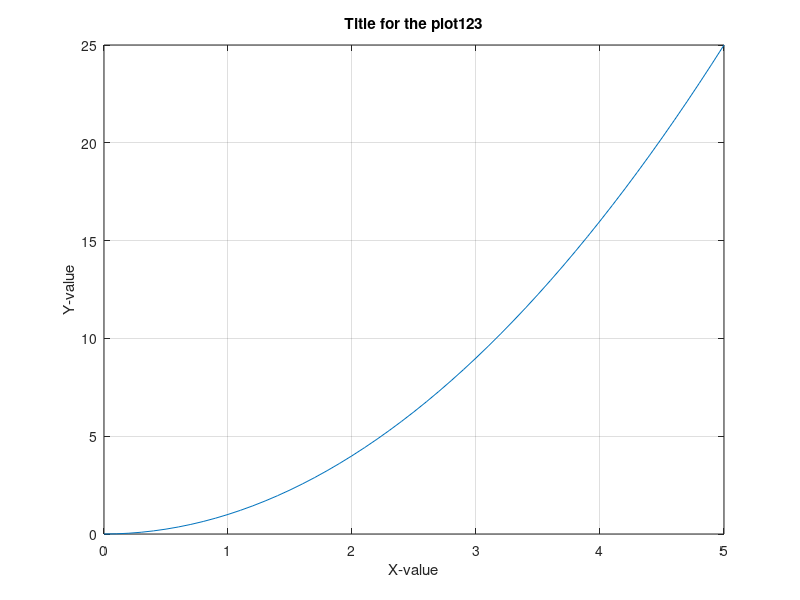

Write MATLAB code to recreate this figure. (Note: this script raises an error after producing the figure.)
%% Plotting

x = 0:0.1:5;
y = x.^2; % Square each value

plot(x,y);
title("Title for the plot123");
xlabel("X-value");
ylabel("Y-value");
grid on;

hold; % don't plot anything just yet

y3 = x.^3;
y35 = x.^3.5;

plot(x,y4, 'g*');
plot(x,y35, 'r|');

hold off; % now you can plot

legend('Plot 1', 'Second', '3rd');


%% Subplotting
subplot(311);
plot(x,y);
subplot(312);
plot(x,y3);
subplot(313);
plot(x,y35);